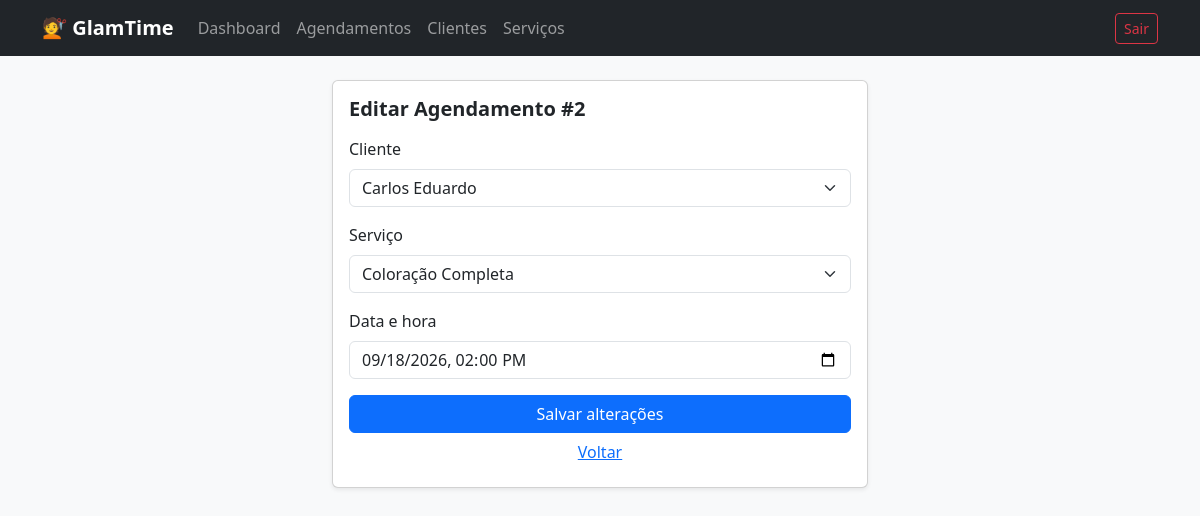
Page /agendamento_editar.php?id=2 (signed in) on the committed database.
### tables this page shows
CREATE TABLE IF NOT EXISTS agendamentos (
    id         INT AUTO_INCREMENT PRIMARY KEY,
    cliente_id INT NOT NULL,
    servico_id INT NOT NULL,
    data_hora  DATETIME NOT NULL,
    status     ENUM('agendado','concluido','cancelado') NOT NULL DEFAULT 'agendado',
    CONSTRAINT fk_ag_cliente FOREIGN KEY (cliente_id) REFERENCES clientes(id),
    CONSTRAINT fk_ag_servico FOREIGN KEY (servico_id) REFERENCES servicos(id),
    INDEX idx_data_hora (data_hora)
);

CREATE TABLE IF NOT EXISTS clientes (
    id       INT AUTO_INCREMENT PRIMARY KEY,
    nome     VARCHAR(80)  NOT NULL,
    telefone VARCHAR(20)  NULL,
    email    VARCHAR(120) NULL,
    UNIQUE KEY uq_cliente_email (email)
);

CREATE TABLE IF NOT EXISTS servicos (
    id          INT AUTO_INCREMENT PRIMARY KEY,
    nome        VARCHAR(80)   NOT NULL,
    duracao_min INT           NOT NULL,
    preco       DECIMAL(10,2) NOT NULL,
    UNIQUE KEY uq_servico_nome (nome)
);

### agendamento_editar.php (the view, shortened to what this page needs)
<?php
require_once __DIR__ . '/auth_check.php';
$id  = (int) ($_GET['id'] ?? 0);
$stmt = $pdo->prepare("SELECT * FROM agendamentos WHERE id = :id AND status = 'agendado'");
$stmt->execute([':id' => $id]);
$ag = $stmt->fetch();
$clientes  = $pdo->query("SELECT id, nome FROM clientes ORDER BY nome")->fetchAll();
$servicos  = $pdo->query("SELECT id, nome FROM servicos ORDER BY nome")->fetchAll();
?>
<!DOCTYPE html>
<html lang="pt-BR">
<head>
  <link href="https://cdn.jsdelivr.net/npm/bootstrap@5.3.3/dist/css/bootstrap.min.css" rel="stylesheet">
</head>
<body class="bg-light">
  <?php require_once __DIR__ . '/navbar.php'; ?>
  <main class="container" style="max-width:560px">
    <div class="card shadow-sm"><div class="card-body">
      <h5 class="fw-bold mb-3">Editar Agendamento #<?= (int) $ag['id'] ?></h5>
      <form method="post">
        <div class="mb-3"><label class="form-label">Cliente</label>
          <select class="form-select" name="cliente_id" required>
            <?php foreach ($clientes as $c): ?>
              <option value="<?= (int) $c['id'] ?>" <?= (int) $ag['cliente_id'] === (int) $c['id'] ? 'selected' : '' ?>>
                <?= htmlspecialchars($c['nome']) ?>
              </option>
            <?php endforeach; ?>
          </select></div>
        <div class="mb-3"><label class="form-label">Serviço</label>
          <select class="form-select" name="servico_id" required>
            <?php foreach ($servicos as $s): ?>
              <option value="<?= (int) $s['id'] ?>" <?= (int) $ag['servico_id'] === (int) $s['id'] ? 'selected' : '' ?>>
                <?= htmlspecialchars($s['nome']) ?>
              </option>
            <?php endforeach; ?>
          </select></div>
        <div class="mb-3"><label class="form-label">Data e hora</label>
          <input type="datetime-local" class="form-control" name="data_hora"
                 value="<?= htmlspecialchars(date('Y-m-d\TH:i', strtotime($ag['data_hora']))) ?>" required></div>
        <button class="btn btn-primary w-100">Salvar alterações</button>
        <a href="agendamentos.php" class="btn btn-link w-100">Voltar</a>
      </form>
    </div></div>
  </main>
</body>
</html>

### rows in the picture
agendamentos: id "2", cliente_id "Carlos Eduardo", servico_id "Coloração Completa", data_hora "09/18/2026 14:00"
